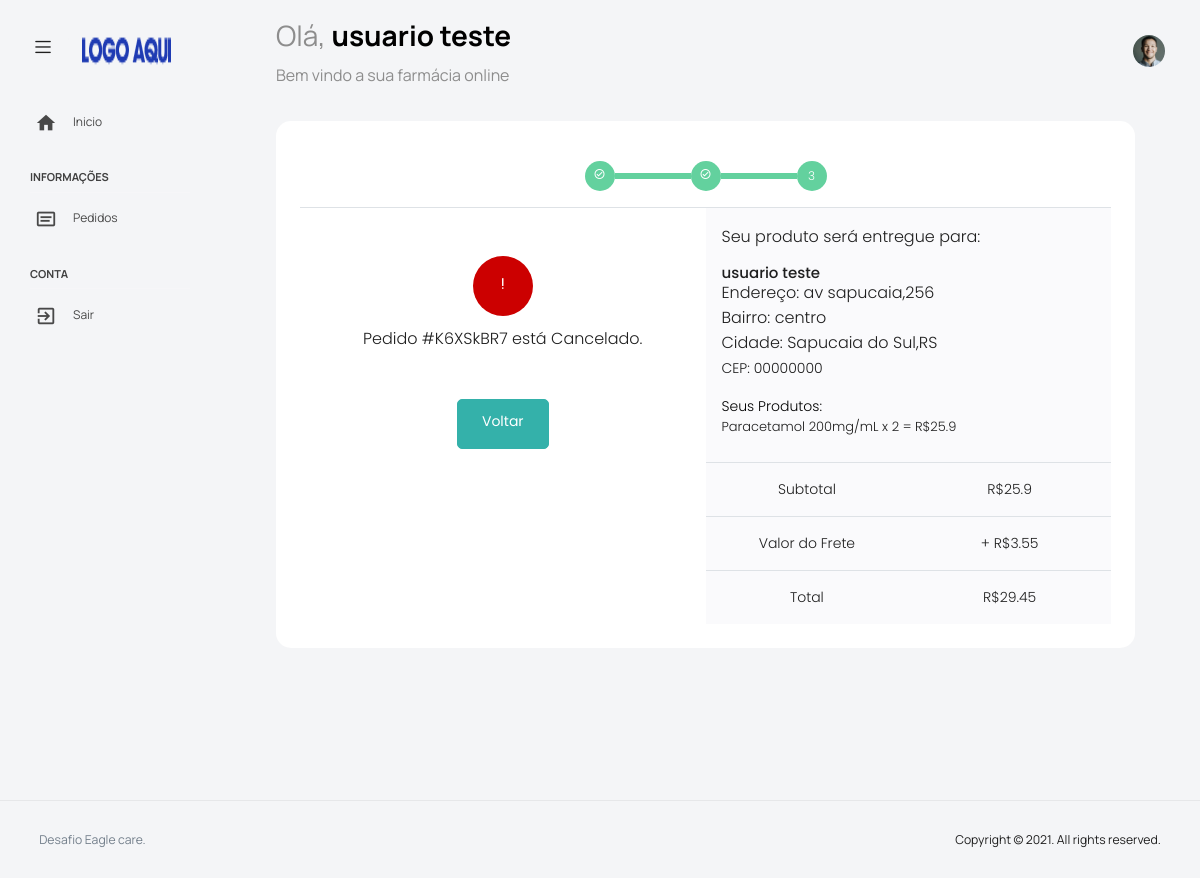
Screenshot of /pagamento.php?&ordem=K6XSkBR7 (signed in) with the database file from the repository.
### tables this page shows
CREATE TABLE `painel_usuarios` (
  `id` int NOT NULL,
  `nome` text NOT NULL,
  `email` text NOT NULL,
  `senha` text NOT NULL,
  `logradouro` text NOT NULL,
  `cep` text NOT NULL,
  `bairro` text NOT NULL,
  `uf` text NOT NULL,
  `cidade` text NOT NULL
);

CREATE TABLE `painel_pedidos` (
  `id` int NOT NULL,
  `produto` text NOT NULL,
  `quantidade` float NOT NULL,
  `ordem` text NOT NULL,
  `email` text NOT NULL,
  `total` float NOT NULL,
  `metodo` tinyint(1) NOT NULL DEFAULT '0',
  `data` datetime NOT NULL,
  `pago` tinyint(1) NOT NULL DEFAULT '0',
  `frete` float NOT NULL
);

CREATE TABLE `painel_remedios` (
  `id` int NOT NULL,
  `nome` text NOT NULL,
  `quantidade` text NOT NULL,
  `laboratorio` text NOT NULL,
  `valor` text NOT NULL,
  `img` text NOT NULL,
  `tipo` text NOT NULL
);

### painel.php (called while the page is built, shortened)
<?php
require_once("config.php");
function checar_sessao(){
return true;
}
$painel_usuario = $conexao->prepare('SELECT * FROM painel_usuarios WHERE email=:email ');
$painel_usuario->bindParam(':email', $_SESSION['email'], PDO::PARAM_STR);
$painel_usuario->execute();
$u = $painel_usuario->fetch(PDO::FETCH_ASSOC);
$cliente_nome = $u['nome'];
$cliente_logradouro = $u['logradouro'];
$cliente_cep = $u['cep'];
$cliente_uf = $u['uf'];
$cliente_bairro = $u['bairro'];
$cliente_cidade = $u['cidade'];
$frete = "3.55";
function conv_soma($valor){
    $soma_total = round($valor, 2);
    return $soma_total;
}
function pedido_subtotal($ordem){
GLOBAL $conexao;
$sql = "SELECT SUM(total) as soma FROM painel_pedidos WHERE ordem = :ordem";
$sql = $conexao->prepare($sql);
$sql->bindValue(':ordem',$ordem);
$sql->execute();
$row = $sql->fetch();
$soma = conv_soma($row['soma']);
return $soma;
}
function pedido_total($ordem){
GLOBAL $conexao, $frete;
$sql = "SELECT SUM(total) as soma FROM painel_pedidos WHERE ordem = :ordem";
$sql = $conexao->prepare($sql);
$sql->bindValue(':ordem',$ordem);
$sql->execute();
$row = $sql->fetch();
$soma = conv_soma($row['soma']);
return $soma + $frete;
}
function produto_nome($id){
GLOBAL $conexao;
$remedio = $conexao->prepare('SELECT nome FROM painel_remedios WHERE id = :id');
$remedio->bindParam(':id', $id, PDO::PARAM_STR);
$remedio->execute();
$resultado = $remedio->fetch(PDO::FETCH_ASSOC);
return $resultado['nome'];
}
function produto_quantidade($id){
GLOBAL $conexao;
$remedio = $conexao->prepare('SELECT quantidade FROM painel_remedios WHERE id = :id');
$remedio->bindParam(':id', $id, PDO::PARAM_STR);
$remedio->execute();
$resultado = $remedio->fetch(PDO::FETCH_ASSOC);
return $resultado['quantidade'];
}
function produto_status($id){
GLOBAL $conexao;
$remedio = $conexao->prepare('SELECT pago FROM painel_pedidos WHERE ordem = :id');
$remedio->bindParam(':id', $id, PDO::PARAM_STR);
$remedio->execute();
$resultado = $remedio->fetch(PDO::FETCH_ASSOC);
return $resultado['pago'];
}

### pagamento.php (the view, shortened to what this page needs)
<?php
require_once 'painel.php';
if(checar_sessao()){
 require 'head.php';
if (isset($_GET['ordem'])) {
$ordem = $_GET['ordem'];
}
?>
      <div class="main-panel">
        <div class="content-wrapper">
          <div class="row">
            <div class="row flex-grow">
             <div class="col-12 grid-margin stretch-card">
               <div class="card card-rounded">
                  <div class="card-body">
                <div class="d-flex justify-content-center border-bottom">
                    <div class="p-3">
                        <div class="progresses">
                            <div class="steps"> <span><i class="mdi mdi-check-circle-outline"></i></span> </div> <span class="line"></span>
                            <div class="steps"> <span><i class="mdi mdi-check-circle-outline"></i></i></span> </div> <span class="line"></span>
                            <div class="steps"> <span class="font-weight-bold">3</span> </div>
                        </div>
                    </div>
                </div>
                <?php if (produto_status($ordem) == 0) { ?>
                <div class="row g-0">
                    <div class="col-md-6 border-right p-5">
                        <div class="text-center order-details">
                            <div class="d-flex justify-content-center mb-5 flex-column align-items-center"> <span class="check1"><i class="mdi mdi-check-circle-outline"></i></span> <span class="font-weight-bold">Pedido #<?=$ordem?> foi Confirmado.</span> <small class="mt-2">Agora basta realizar o pagamento:</small> <a class="text-decoration-none invoice-link">Selecione a Forma de Pagamento:</a></div>
                            <form action="pagar-agora.php" method="POST">
          <input type="text" name="ordem" value="<?=$ordem?>" style="display: none;">
  <input type="radio" class="btn-check" name="metodo" value="1" id="option1" autocomplete="off">
<label class="btn btn-secondary" for="option1">PIX</label>
<input type="radio" class="btn-check" name="metodo" value="3" id="option2" autocomplete="off">
<label class="btn btn-secondary" for="option2">Débito/Crédito</label>
<input type="radio" class="btn-check" name="metodo" value="2" id="option3" autocomplete="off">
<label class="btn btn-secondary" for="option3">Boleto</label>
<br>
<br>
 <button type="submit" class="btn btn-success btn-block order-button">Pagar Agora</button>
 </form>
                        </div>
                    </div>
                    <?php } elseif (produto_status($ordem) == 1) { ?>
             <div class="row g-0">
                    <div class="col-md-6 border-right p-5">
                        <div class="text-center order-details">
                            <div class="d-flex justify-content-center mb-5 flex-column align-items-center"> <span class="check1"><i class="mdi mdi-check-circle-outline"></i></span> <span class="font-weight-bold">Pedido #<?=$ordem?> já esta Pago.</span> <small class="mt-2">Aguarde a Chegada do produto.</small></div>
                             <a href="pedidos.php" class="btn btn-success btn-block order-button">Voltar</a>
                        </div>
                    </div>
                   <?php } elseif (produto_status($ordem) == 2) {?>
             <div class="row g-0">
                    <div class="col-md-6 border-right p-5">
                        <div class="text-center order-details">
                            <div class="d-flex justify-content-center mb-5 flex-column align-items-center"> <span class="check2"><i class="mdi mdi-exclamation"></i></span> <span class="font-weight-bold">Pedido #<?=$ordem?> está Cancelado.</span></div>
                             <a href="pedidos.php" class="btn btn-success btn-block order-button">Voltar</a>
                        </div>
                    </div>
                   <?php } ?>
                    <div class="col-md-6 background-muted">
                        <div class="p-3 border-bottom">
                            <div class="d-flex justify-content-between align-items-center"> <span>Seu produto será entregue para:</span></div>
                            <div class="mt-3">
                                <h6 class="mb-0"><?=$cliente_nome?></h6> <span class="d-block mb-0">Endereço: <?=$cliente_logradouro?> <br> Bairro: <?=$cliente_bairro?> <br> Cidade: <?=$cliente_cidade .','. $cliente_uf?></span> <small>CEP: <?=$cliente_cep?></small>
                                <div class="d-flex flex-column mt-3"> <small></div>
                                <div class="d-flex justify-content-between align-items-center"> <span style="color: black;">Seus Produtos:</span></div>
                                <?php
                                $pedido = $conexao->prepare("SELECT produto,quantidade,total FROM painel_pedidos WHERE ordem=:ordem");
                               $pedido->bindParam(':ordem', $ordem, PDO::PARAM_STR);
                               $pedido->execute();
                               $rwo = $pedido->fetchAll(PDO::FETCH_ASSOC);
                               foreach ($rwo as $go) { ?>
                                <p><?=produto_nome($go['produto'])?> <?=produto_quantidade($go['produto'])?> x <?=$go['quantidade']?> = R$<?=$go['total']?></p>
                               <?php }?>
                            </div>
                        </div>
                        <div class="row g-0 border-bottom">
                            <div class="col-md-6">
                                <div class="p-3 d-flex justify-content-center align-items-center"> <span>Subtotal</span> </div>
                            </div>
                            <div class="col-md-6">
                                <div class="p-3 d-flex justify-content-center align-items-center"> <span>R$<?=pedido_subtotal($ordem)?></span> </div>
                            </div>
                        </div>
                        <div class="row g-0 border-bottom">
                            <div class="col-md-6">
                                <div class="p-3 d-flex justify-content-center align-items-center"> <span>Valor do Frete</span></div>
                            </div>
                            <div class="col-md-6">
                           <div class="p-3 d-flex justify-content-center align-items-center"> <span>+ R$<?=$frete?></span> </div>
                           </div>
                        </div>
                        <div class="row g-0">
                            <div class="col-md-6">
                                <div class="p-3 d-flex justify-content-center align-items-center"> <span class="font-weight-bold">Total</span> </div>
                            </div>
                            <div class="col-md-6">
                                <div class="p-3 d-flex justify-content-center align-items-center"> <span class="font-weight-bold">R$<?=pedido_total($ordem)?></span> </div>
                            </div>
                            </div>
                          </div>
                        </div>
                      </div>
                    </div>
                  </div>
                </div>
              </div>
            </div>
          </div>
        </div>
        <footer class="footer">
          <div class="d-sm-flex justify-content-center justify-content-sm-between">
            <span class="text-muted text-center text-sm-left d-block d-sm-inline-block">Desafio Eagle care.</span>
            <span class="float-none float-sm-right d-block mt-1 mt-sm-0 text-center">Copyright © 2021. All rights reserved.</span>
          </div>
        </footer>
      </div>
</body>
</html>
<?php }else{
$_SESSION['msg'] = '<div class="alert alert-warning" role="alert">
  Sua sessão expirou!
</div>';
echo '<script>window.location.replace("login.php")</script>';
}

### head.php (shortened to what this page needs)
<!DOCTYPE html>
<html lang="pt-br">
<head>
  <link rel="stylesheet" href="vendors/feather/feather.css">
  <link rel="stylesheet" href="vendors/mdi/css/materialdesignicons.min.css">
  <link rel="stylesheet" href="vendors/ti-icons/css/themify-icons.css">
  <link rel="stylesheet" href="vendors/typicons/typicons.css">
  <link rel="stylesheet" href="vendors/simple-line-icons/css/simple-line-icons.css">
  <link rel="stylesheet" href="vendors/css/vendor.bundle.base.css">
  <link rel="stylesheet" href="vendors/datatables.net-bs4/dataTables.bootstrap4.css">
  <link rel="stylesheet" href="js/select.dataTables.min.css">
  <link rel="stylesheet" href="css/vertical-layout-light/style.css">
</head>
<body>
  <div class="container-scroller">
    <nav class="navbar default-layout col-lg-12 col-12 p-0 fixed-top d-flex align-items-top flex-row">
      <div class="text-center navbar-brand-wrapper d-flex align-items-center justify-content-start">
        <div class="me-3">
          <button class="navbar-toggler navbar-toggler align-self-center" type="button" data-bs-toggle="minimize">
            <span class="icon-menu"></span>
          </button>
        </div>
        <div>
          <a class="navbar-brand brand-logo" href="dashboard.php">
            <img src="images/logo.png" alt="logo" />
          </a>
        </div>
      </div>
      <div class="navbar-menu-wrapper d-flex align-items-top">
        <ul class="navbar-nav">
          <li class="nav-item font-weight-semibold d-none d-lg-block ms-0">
            <h1 class="welcome-text">Olá, <span class="text-black fw-bold"> <?=$cliente_nome?></span></h1>
            <h3 class="welcome-sub-text">Bem vindo a sua farmácia online </h3>
          </li>
        </ul>
        <ul class="navbar-nav ms-auto">
          <li class="nav-item dropdown d-none d-lg-block user-dropdown">
            <a class="nav-link" id="UserDropdown" href="#" data-bs-toggle="dropdown" aria-expanded="false">
              <img class="img-xs rounded-circle" src="images/faces/face8.jpg" alt="Profile image"> </a>
          </li>
        </ul>
      </div>
    </nav>
    <div class="container-fluid page-body-wrapper">
      <nav class="sidebar sidebar-offcanvas" id="sidebar">
        <ul class="nav">
          <li class="nav-item">
            <a class="nav-link" href="dashboard.php">
              <i class="mdi mdi-home menu-icon"></i>
              <span class="menu-title">Inicio</span>
            </a>
          </li>
          <li class="nav-item nav-category">Informações</li>
          <li class="nav-item">
            <a class="nav-link" href="pedidos.php">
              <i class="menu-icon mdi mdi-card-text-outline"></i>
              <span class="menu-title">Pedidos</span>
            </a>
          </li>
          <li class="nav-item nav-category">Conta</li>
          <li class="nav-item">
            <a class="nav-link" href="sair.php">
              <i class="menu-icon mdi mdi-exit-to-app"></i>
              <span class="menu-title">Sair</span>
            </a>
          </li>
        </ul>
      </nav>

### pagamento.php (style rules this page uses)
body { background-color: #eee; font-family: "Poppins", sans-serif; font-weight: 300 }
.progresses { display: flex; align-items: center }
.line { width: 76px; height: 6px; background: #63d19e }
.steps { display: flex; background-color: #63d19e; color: #fff; font-size: 12px; width: 30px; height: 30px; align-items: center; justify-content: center; border-radius: 50% }
.check2 { display: flex; background-color: #cc0000; color: #fff; font-size: 17px; width: 60px; height: 60px; align-items: center; justify-content: center; border-radius: 50%; margin-bottom: 10px }
.order-button { height: 50px }
.background-muted { background-color: #fafafc }

### rows the page displays
painel_usuarios: nome "usuario teste", logradouro "av sapucaia,256", bairro "centro", cidade "Sapucaia do Sul", uf "RS", cep "00000000"
painel_pedidos: produto.nome "Paracetamol", produto.quantidade "200mg/mL", quantidade "2", total "25.9"

### other values shown
$ordem "K6XSkBR7"
pedido_subtotal($ordem) "25.9"
$frete "3.55"
pedido_total($ordem) "29.45"
